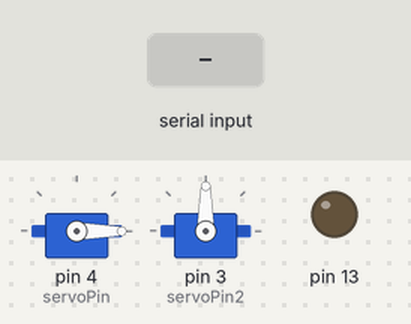
This sketch was run on a simulated Arduino Uno, built with avr-gcc and run on an emulated ATmega328P. Shown: 2 × servo, output pins drawn as LEDs (lit = HIGH). Inputs (shaded band) come from the test bench.

Above: at 1.2 s.
1.3 s: byte 30 received over Serial
At 2.4 s:
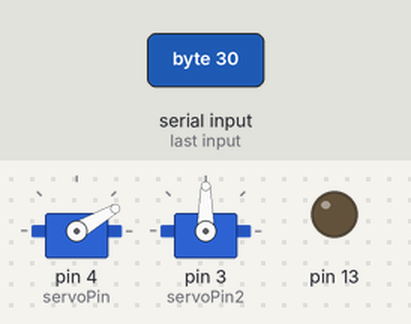
2.8 s: byte 90 received over Serial
At 3.3 s:
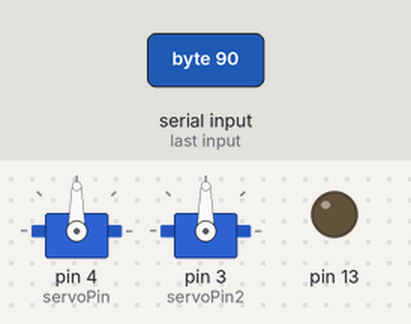
4.3 s: byte 120 received over Serial
At 4.7 s:
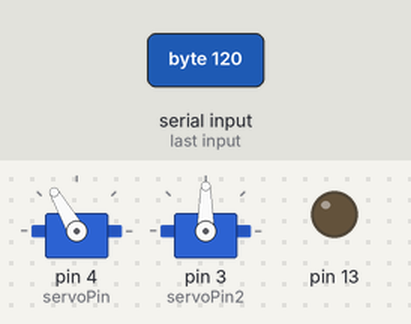
Timing chart, 0 to 7.3 s (numbered marks = the images above; inputs shaded):
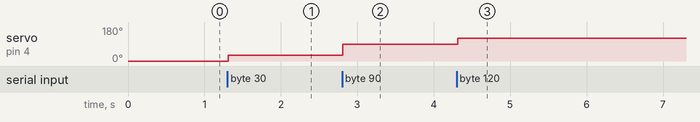

The sketch:

servo.ino
```cpp
// Read data from the serial port and set the position of a servomotor
// according to the value
#include<Servo.h>
Servo myservo;                   // Create servo object to control a servo
Servo myservo2;                   // Create servo object to control a servo
int servoPin = 4;                // Connect yellow servo wire to digital I/O pin 4
int servoPin2 = 3;
int val = 0;                     // Data received from the serial port

void setup() {
  myservo.attach(servoPin);      // Attach the servo to the PWM pin
  myservo2.attach(servoPin2);      // Attach the servo to the PWM pin
  Serial.begin(9600);           // Start serial communication at 9600 bps
  pinMode(13, OUTPUT);
}

void loop() {
  if (Serial.available()) {      // If data is available to read,
    val = Serial.read();         // read it and store it in val
  }
  if(val<180){
  myservo.write(val);            // Set the servo position
  delay(15);                     // Wait for the servo to get there
  }
  if(val>180 && val<360){
    myservo2.write(val-180);            // Set the servo position
    delay(15);                     // Wait for the servo to get there
  }


}
```

Measured:
- after the input at 1.3 s, servo on pin 4 (servoPin): 0° → 30° at once
- after the input at 2.8 s, servo on pin 4 (servoPin): 30° → 90° at once
- after the input at 4.3 s, servo on pin 4 (servoPin): 90° → 120° at once
